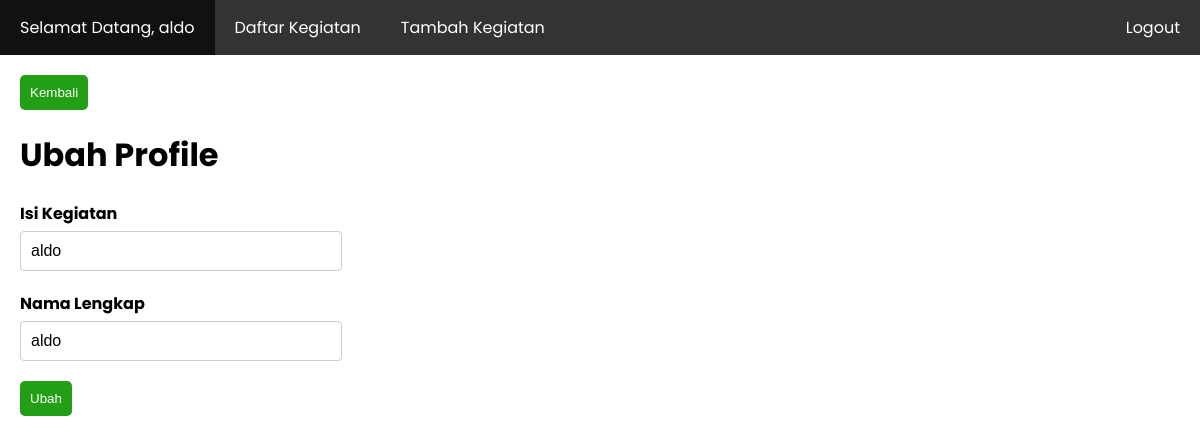
Page /ubah_profile.php (signed in) on the earlier database version.
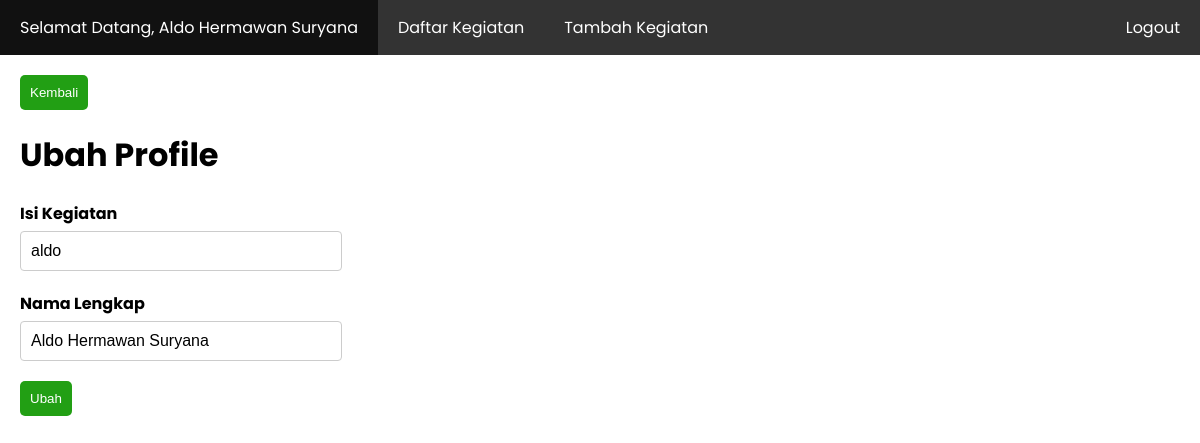
Same page on the later database version.
### tables this page shows
CREATE TABLE `user` (
  `id_user` int(11) NOT NULL,
  `username` varchar(15) NOT NULL,
  `password` varchar(266) NOT NULL,
  `nama_lengkap` varchar(50) NOT NULL
);

### ubah_profile.php (the view, shortened to what this page needs)
<?php
require_once 'koneksi.php';
$id_user = $_SESSION['id_user'];
$data_user = mysqli_fetch_assoc(mysqli_query($koneksi, "SELECT * FROM user WHERE id_user = '$id_user'"));
?>
<!DOCTYPE html>
<html lang="en">
<head>
	<link rel="stylesheet" href="style.css">
</head>
<body>
	<nav>
	  <ul>
	    <li><a href="profile.php">Selamat Datang, <?= $data_user['nama_lengkap']; ?></a></li>
	    <li><a href="index.php">Daftar Kegiatan</a></li>
	    <li><a href="tambah_kegiatan.php">Tambah Kegiatan</a></li>
	    <li class="right"><a href="logout.php">Logout</a></li>
	  </ul>
	</nav>
	<div class="container">
		<button type="button" onclick="return window.history.back()" class="button">Kembali</button>
		<h1>Ubah Profile</h1>
		<form method="post">
			<div class="form-group">
				<label for="username" class="form-label">Isi Kegiatan</label>
				<input type="text" name="username" id="username" class="form-input" required value="<?= $data_user['username']; ?>">
			</div>
			<div class="form-group">
				<label for="nama_lengkap" class="form-label">Nama Lengkap</label>
				<input type="text" name="nama_lengkap" id="nama_lengkap" class="form-input" required value="<?= $data_user['nama_lengkap']; ?>">
			</div>
			<div class="form-group">
				<button type="submit" name="btnUbah" class="button">Ubah</button>
			</div>
		</form>
	</div>
</body>
</html>

Differences in the rows shown:
changed user "aldo": nama_lengkap "aldo" → "Aldo Hermawan Suryana"
